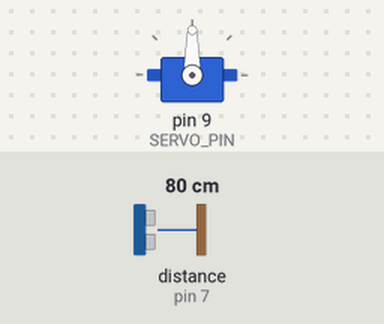
Simulated run of this sketch. Board: Arduino Uno, built with avr-gcc and run on an emulated ATmega328P. Parts: servo. Wiring (inferred from the names in the program): ultrasonic range finder: trigger pin 6; echo pin 7. The test bench sets the inputs (shaded band); at power-on: distance to the obstacle (sensor on pin 7) 80 cm. The echo pulse lasts 58.3 µs per cm; what the sketch prints to the serial monitor is not drawn.

Above: at 1.2 s.
1.3 s: distance to the obstacle (sensor on pin 7) set to 56 cm
2.8 s: distance to the obstacle (sensor on pin 7) set to 47 cm
At 3.02 s:
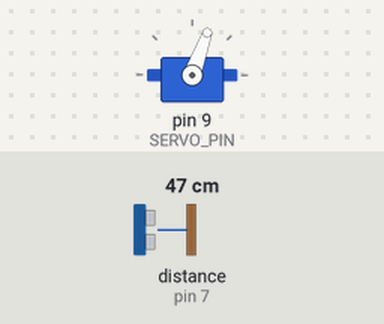
At 3.92 s:
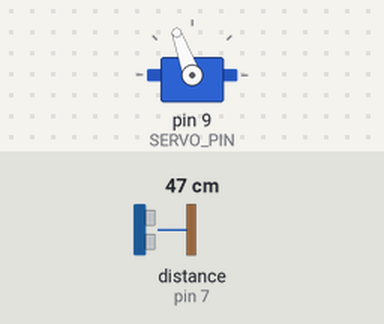
Timing chart, 0 to 11.8 s (numbered marks = the images above; inputs shaded):
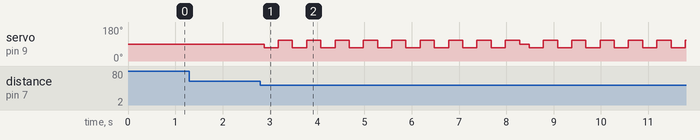

Measured:
- the behaviour switches between 51 and 50 cm on distance to the obstacle (sensor on pin 7) (found by bisection; images 0 and 1)
- after the input at 1.3 s, every drawn part: stays the same
- after the input at 2.8 s, servo on pin 9 (SERVO_PIN): 90° → 70° after 0.08 s, → 110° 0.30 s later, → 70° 0.30 s later, → 110° 0.30 s later, … (31 changes in this stretch)

The sketch:

Smart_UAE_Flag_Waver_Code.ino
```cpp
#include <Servo.h>


const int TRIG_PIN = 6;
const int ECHO_PIN = 7;
const int SERVO_PIN = 9;


const int DISTANCE_THRESHOLD = 50; // cm


Servo servo;


float duration_us, distance_cm;


void setup() {
  Serial.begin(9600);
  pinMode(TRIG_PIN, OUTPUT);
  pinMode(ECHO_PIN, INPUT);


  servo.attach(SERVO_PIN);
  servo.write(90); // straight position
}


float getDistance() {
  digitalWrite(TRIG_PIN, LOW);
  delayMicroseconds(2);
  digitalWrite(TRIG_PIN, HIGH);
  delayMicroseconds(10);
  digitalWrite(TRIG_PIN, LOW);


  duration_us = pulseIn(ECHO_PIN, HIGH);
  return 0.017 * duration_us;
}


void loop() {
  distance_cm = getDistance();


  Serial.print("distance: ");
  Serial.print(distance_cm);
  Serial.println(" cm");


  if (distance_cm < DISTANCE_THRESHOLD && distance_cm > 0) {


    Serial.println("Object detected → scanning");


    unsigned long startTime = millis();


    // move left-right for 5 seconds
    while (millis() - startTime < 5000) {
      servo.write(70);   // left
      delay(300);


      servo.write(110);  // right
      delay(300);
    }


    servo.write(90); // center after scanning


  }
  else {
    Serial.println("No object → stay straight");
    servo.write(90); // straight / idle position
  }


  delay(200);
}
```
